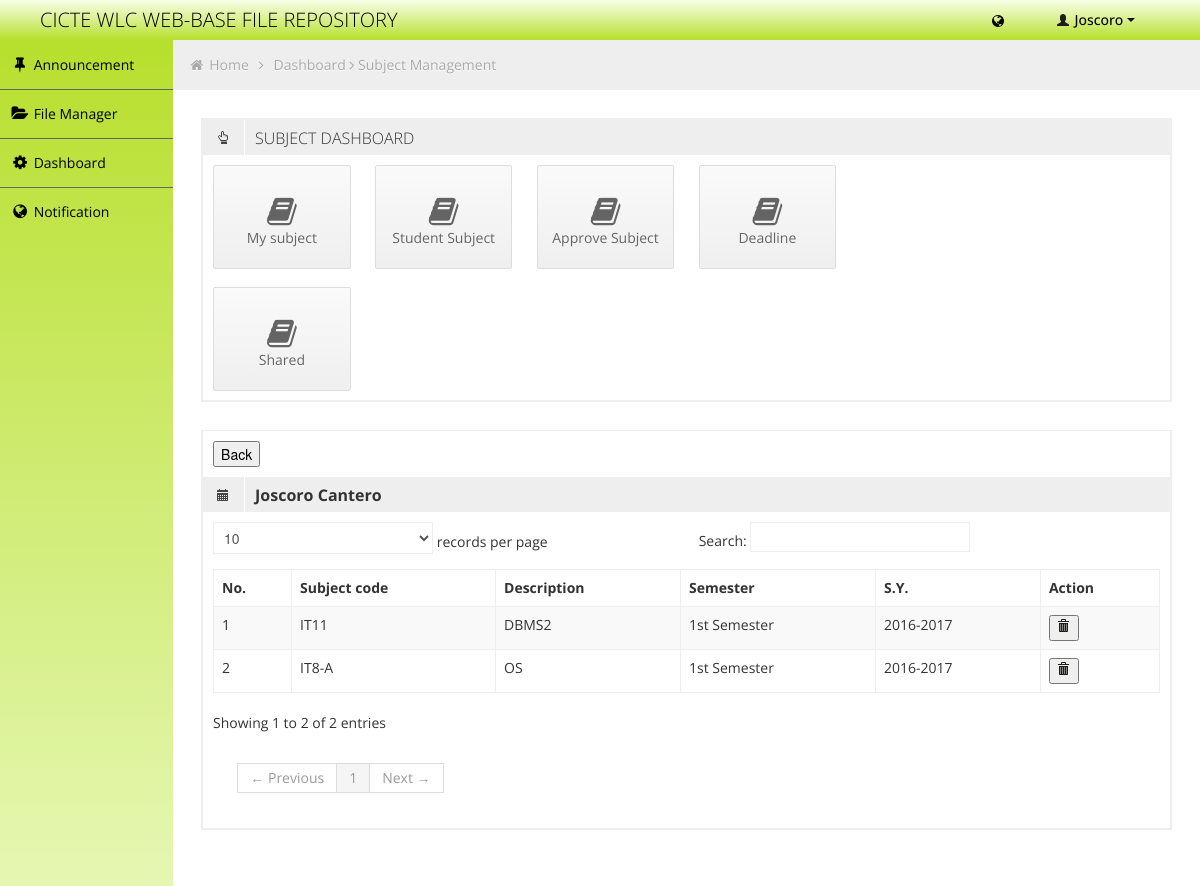
Page /subjectmanagement.php?subject=persubjstaff&&user_id=2 (signed in) on the committed database.
### tables this page shows
CREATE TABLE `fr_staff` (
  `id` int(11) NOT NULL auto_increment,
  `user_id` int(11) NOT NULL,
  `FirstN` varchar(50) NOT NULL,
  `LastN` varchar(50) NOT NULL,
  `midN` varchar(50) NOT NULL,
  `size_limit` int(11) NOT NULL,
  PRIMARY KEY  (`id`)
);

CREATE TABLE `fr_path` (
  `id` int(11) NOT NULL auto_increment,
  `url` varchar(30000) NOT NULL,
  `user_id` int(11) NOT NULL,
  PRIMARY KEY  (`id`)
);

CREATE TABLE `fr_ins_subject` (
  `id` int(11) NOT NULL auto_increment,
  `user_id` int(11) NOT NULL,
  `Subject` varchar(50) NOT NULL,
  `SubPath` varchar(1000) NOT NULL,
  `Date_Created` date NOT NULL,
  `Time_Created` time NOT NULL,
  `size_limit` double NOT NULL,
  PRIMARY KEY  (`id`)
);

CREATE TABLE `fr_subject` (
  `subID` int(11) NOT NULL auto_increment,
  `SubCode` varchar(250) NOT NULL,
  `Description` varchar(500) NOT NULL,
  `status` enum('ASSIGNED','NOT ASSIGNED') NOT NULL default 'NOT ASSIGNED',
  `SemID` int(11) NOT NULL,
  PRIMARY KEY  (`subID`),
  UNIQUE KEY `SubCode` (`SubCode`)
);

CREATE TABLE `fr_semester` (
  `SemID` int(11) NOT NULL auto_increment,
  `Semester` varchar(100) NOT NULL,
  `SYID` int(11) NOT NULL,
  `sem_status` enum('Active','Inactive') NOT NULL default 'Inactive',
  PRIMARY KEY  (`SemID`)
);

CREATE TABLE `fr_sy` (
  `SYID` int(11) NOT NULL auto_increment,
  `SYstart` int(11) NOT NULL,
  `SYend` int(11) NOT NULL,
  PRIMARY KEY  (`SYID`)
);

### subjectmanagement/persubjectstaff.php (the view)
<div class="box-content">
	<a href="subjectmanagement.php?subject=faculty"><button>Back</button></a>
</div>
<div class="box-header" data-original-title>
	<?php
		$result = mysql_query("SELECT * FROM fr_staff WHERE user_id = '".$_GET['user_id']."'");
		$row = mysql_fetch_array($result);
	?>
	<h2><i class="halflings-icon calendar"></i><span class="break"></span><b><?php echo $row['FirstN']." ".$row['LastN']; ?></b></h2>
</div>
<div class="box-content">
	<table class="table table-striped table-bordered bootstrap-datatable datatable">
	  <thead>
		  <tr>
		  	<th>No. </th>
		  	<th>Subject code</th>
			<th>Description</th>
			<th>Semester</th>
			<th>S.Y.</th>
			<th>Action</th>
		  </tr>
	  </thead>
	  <tbody>
	  	<?php
	  		$result = mysql_query("SELECT isub.id,isub.Subject,sub.Description,sy.*,sem.* FROM fr_ins_subject as isub,fr_subject as sub , fr_semester as sem , fr_sy as sy WHERE sem.SYID = sy.SYID AND  sem.SemID = sub.SemID AND sub.SubCode = isub.Subject AND sem.sem_status = 'Active' AND isub.user_id = '".$_GET['user_id']."'") or die("Error:".mysql_error());
		 	if(mysql_num_rows($result) > 0)
		 	{
		 		while ($row = mysql_fetch_array($result))
		 		{
		 		$C++;
		 ?>
		 		<tr>
		 			<td><?php echo $C; ?></td>
	              	<td><?php echo $row['Subject']; ?></td>
	              	<td><?php echo $row['Description']; ?></td>
	              	<td><?php echo $row['Semester']; ?></td>
	              	<td><?php echo $row['SYstart'].'-'.$row['SYend']; ?></td>
					<td><a onclick="return confirm('Are you sure you want to delete?');" href="php/delete.php?delete=faculty&&id=<?php echo $row['id']; ?>&&subcode=<?php echo $row['Subject']; ?>"><button><i class="halflings-icon trash"></i></button></a></td>
				</tr>
		<?php
				}
			}
		?>
	  </tbody>
  </table>
</div>

### php/header.php (shortened to what this page needs)
<?php
		if($_SESSION['UserLvl'] == 1)
		{
			$result1 = mysql_query("SELECT * FROM fr_stud WHERE user_id = '".$_SESSION['user_id']."'");
			$row1 = mysql_fetch_array($result1);
			$name = $row1['FName'];
			$lname = $row1['LName'];
		}
		else  if($_SESSION['UserLvl'] >= 3)
		{
			$result1 = mysql_query("SELECT * FROM fr_staff WHERE user_id = '".$_SESSION['user_id']."'");
			$row1 = mysql_fetch_array($result1);
			$name = $row1['FirstN'];
		}
?>
<div class="navbar">
	<div class="navbar-inner">
		<div class="container-fluid">
			<a class="brand" href=""><span>CICTE WLC WEB-BASE FILE REPOSITORY</span></a>
			<div class="nav-no-collapse header-nav">
				<ul class="nav pull-right">
					<li class="dropdown hidden-phone">
								<a class="btn dropdown-toggle" data-toggle="dropdown" href="#">
										<i class="icon-globe"></i>
								</a>
					</li>
					<li class="dropdown">
						<a class="btn dropdown-toggle" data-toggle="dropdown" href="#">
							<i class="halflings-icon white user"></i> <?php echo $name; ?>
							<span class="caret"></span>
						</a>
					</li>
				</ul>
			</div>
		</div>
	</div>
</div>

### php/menu.php
<div id="sidebar-left" class="span2">
	<div class="nav-collapse sidebar-nav">
		<ul class="nav nav-tabs nav-stacked main-menu">
			<li><a href="newsfeed.php"><i class="icon-pushpin"></i><span class="hidden-tablet"> Announcement </span></a></li>
			<?php
				$result = mysql_query("SELECT * FROM  fr_path WHERE user_id = '".$_SESSION['user_id']."'") or die('Error share: '. mysql_error());
			 	if(mysql_num_rows($result) > 0)
			 	{
			 		while ($row = mysql_fetch_array($result))
			 		{
			?>
						<li><a href="index.php?id=<?php echo $row['id']; ?>"><i class="icon-folder-open"></i><span class="hidden-tablet"> File Manager </span></a></li>
			<?php
			 		}
			 	}
			?>
			<?php
				if($_SESSION['UserLvl'] == '1')
				{
			?>
					<li><a href="enroll_subject.php?subject=enroll"><i class="icon-book"></i><span class="hidden-tablet"> Enroll subject </span></a></li>
					<li><a href="enroll_subject.php?subject=subject"><i class="icon-book"></i><span class="hidden-tablet"> My subject </span></a></li>
					<li><a href="messages.php"><i class="icon-globe"></i><span class="hidden-tablet"> Notification</span>
					</a></li>
			<?php
				}
				else
				{
			?>
					<li><a href="dashboard.php"><i class="icon-cog"></i><span class="hidden-tablet"> Dashboard </span></a></li>
					<li><a href="messages.php"><i class="icon-globe"></i><span class="hidden-tablet"> Notification</span>
					</a></li>
			<?php
				}
			?>
		</ul>
	</div>
</div>

### css/style-responsive.css (style rules this page uses)
@media (min-width: 1200px) { #sidebar-left { background: rgb(248,255,232); background: -moz-linear-gradient(bottom, rgba(248,255,232,1) 0%, rgba(227,245,171,1) 33%, rgba(183,223,45,1) 100%); background: -webkit-gradient(linear, left bottom, left top, color-stop(0%,rgba(248,255,232,1)), color-stop(33%,rgba(227,245,171,1)), color-stop(100%,rgba(183,223,45,1))); background: -webkit-linear-gradient(bottom, rgba(248,255,232,1) 0%,rgba(227,245,171,1) 33%,rgba(183,223,45,1) 100%); background: -o-linear-gradient(bottom, rgba(248,255,232,1) 0%,rgba(227,245,171,1) 33%,rgba(183,223,45,1) 100%); background: -ms-linear-gradient(bottom, rgba(248,255,232,1) 0%,rgba(227,245,171,1) 33%,rgba(183,223,45,1) 100%); background: linear-gradient(to top, rgba(248,255,232,1) 0%,rgba(227,245,171,1) 33%,rgba(183,223,45,1) 100%); filter: progid:DXImageTransform.Microsoft.gradient( startColorstr='#f8ffe8', endColorstr='#b7df2d',GradientType=0 ); margin-left: 0px !important; position: absolute; height: 100%; } }
@media (min-width: 1200px) { .sidebar-nav > ul { margin: 0px; } }

### css/halflings.css (style rules this page uses)
html, html .halflings { -webkit-font-smoothing: antialiased !important; }
.halflings-icon { display: inline-block; width: 14px; height: 14px; line-height: 14px; vertical-align: text-top; background-image: url(../img/glyphicons_halflings.svg); background-position: 0 0; background-repeat: no-repeat; vertical-align: top; *display: inline; *zoom: 1; *margin-right: .3em; }
.halflings-icon.user { background-position: -168px 0; }
.halflings-icon.trash { background-position: -456px 0; }
.halflings-icon.calendar { background-position: -192px -120px; }

### rows in the picture
fr_staff: FirstN "Joscoro", LastN "Cantero"
fr_ins_subject: Subject "IT11", fr_subject.Description "DBMS2", fr_semester.Semester "1st Semester", fr_sy.SYstart "2016", fr_sy.SYend "2017"
fr_ins_subject: Subject "IT8-A", fr_subject.Description "OS", fr_semester.Semester "1st Semester", fr_sy.SYstart "2016", fr_sy.SYend "2017"
